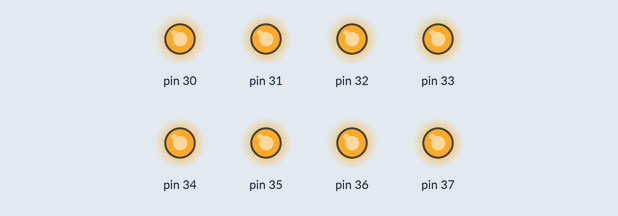
Bench run of a sketch on a simulated Arduino Mega 2560, built with avr-gcc and run on an emulated ATmega2560. Shown: output pins drawn as LEDs (lit = HIGH).

Above: at 0.5 s.
At 3.5 s:
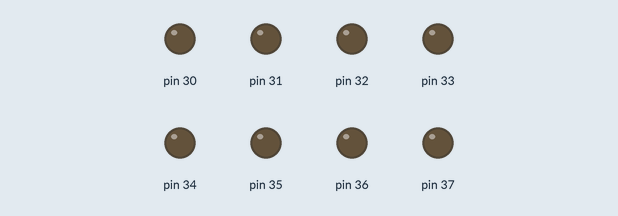
Timing chart, 0 to 4.6 s (numbered marks = the images above):
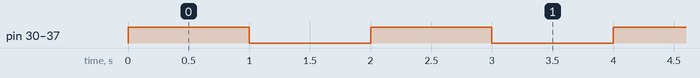

The sketch:

seven_segment.ino
```cpp
/*
  seven_segment.ino
  This program demonstrates the use of a 5161AS 7 segment display with the Arduino Mega2560
  LEDs are wired with common cathode (-), see 5161AS_wiring.png for wiring diagram
  Tristan Hill - 2023/01/26
*/

// define a 1D array of integers containing the patterns needed to show the digits 0-9
//digits: {0bABCDEFGP(LEDs)};
int digits[10]={0b11111111,0b00000000,0b11111111,0b00000000,0b11111111,0b00000000,0b11111111,0b00000000,0b11111111,0b00000000};


// setup function runs on board power up or reset
void setup() {

  // set data direction register for PORTA to output (Arduino pins 1 to 8)
  DDRC = 0b11111111;

}

// loop function runs repeatedly forever
void loop() {

  for(int k=0;k<10;k++)
  {
    // set all pins of port A to kth value of digits[]
    PORTC=digits[k];
    // pause for 1000 milliseconds
    delay(1000);
  }

}
```

Measured:
- by itself, pin 30–37: alternates HIGH for 1.0 s and LOW for 1.0 s
